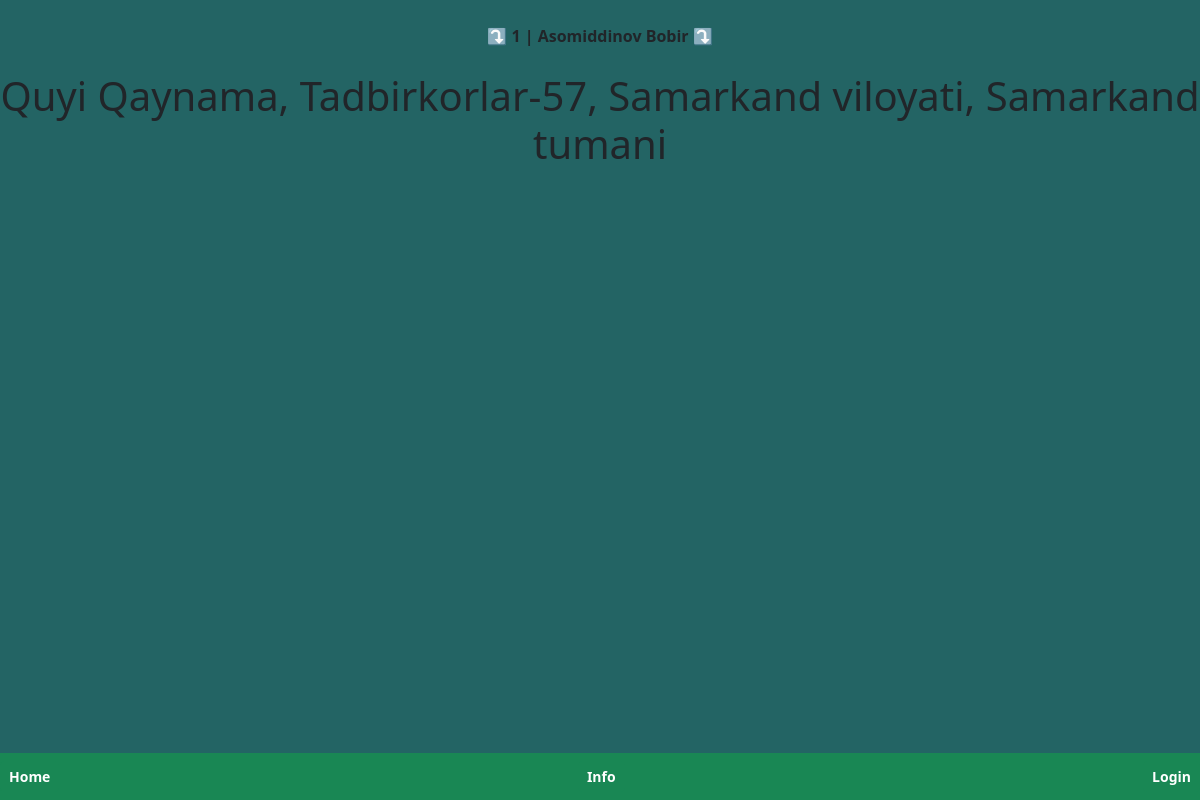
Page /info/1 on the earlier database version.
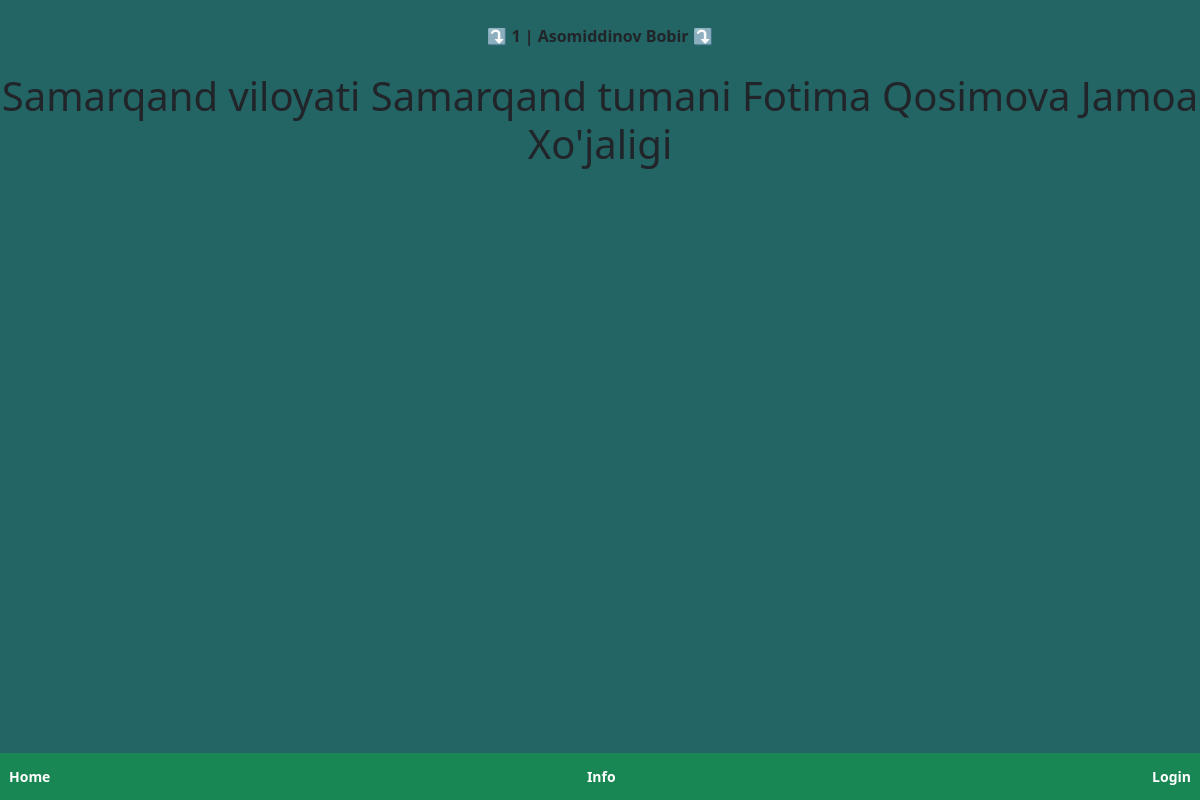
Same page on the later database version.
### forms.py (models this page shows, shortened)
class Reg(db.Model):
    id = db.Column(db.Integer, primary_key=True)
    client = db.Column(db.String(1000))
    address = db.Column(db.String(1000))
    quantity = db.Column(db.Integer)
    mark = db.Column(db.String(1000))
    price = db.Column(db.Integer)
    paid = db.Column(db.Integer)
    currency = db.Column(db.String())
    driver = db.Column(db.String(1000))
    date = db.Column(db.String())
    approve = db.Column(db.String())

### routes.py (the view)
@app.route("/info/<int:id>")
def info_id(id):
    reg = Reg.query.get_or_404(id)
    return render_template("info_id.html", user=current_user, reg=reg)

### templates/info_id.html (shortened to what this page needs)
{% extends 'layout.html' %}
{% block content %}
<div class="text-center">
    <b>⤵ {{ reg.id }} | {{ reg.client }} ⤵</b>
    <br><br>
    <h1>{{ reg.address }}</h1>
</div>
{% endblock %}

Differences in the rows shown:
changed Reg "Asomiddinov Bobir": address "Quyi Qaynama, Tadbirkorlar-57, Samarkand viloyati, Samarkand tumani" → "Samarqand viloyati Samarqand tumani Fotima Qosimova Jamoa Xo'jaligi"
